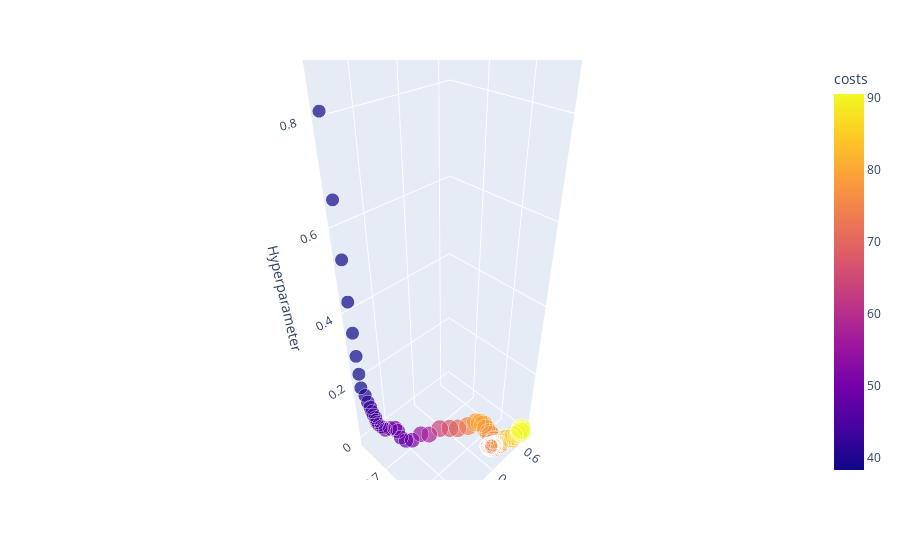

The notebook cell this image was saved under:
### Code cell
#3D Scatter Costs, Recall & Var_smoothing
fig = px.scatter_3d(cost_df, z='param_var_smoothing', x='mean_test_Recall', y='mean_test_Precision',
                    labels={"param_var_smoothing": "Hyperparameter",
                            "mean_test_Recall": "Recall",
                            "mean_test_Precision": "Precision"},
                        color='costs', size='costs'
                        )
fig.show()
